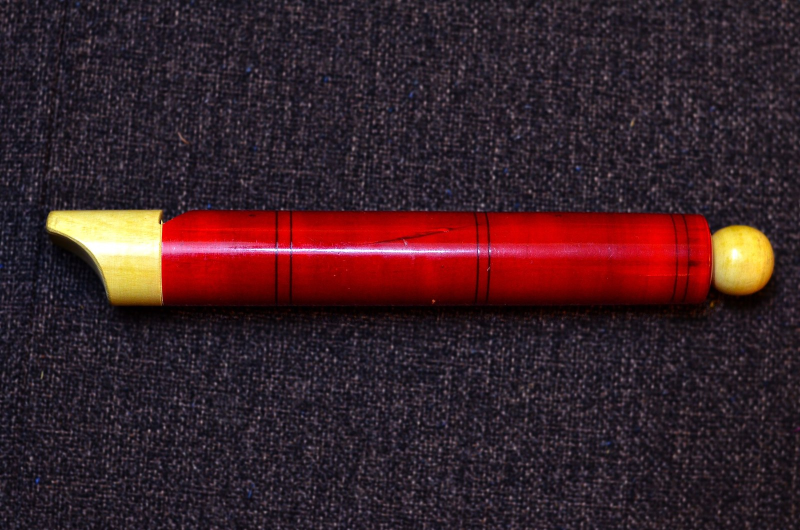
#> input picture src/assets/products/01-channapatna-toy-flute.jpg, 1600 x 1060 px (shown at 1/2 size)
$ python -i pipeline.py   (imports and definitions only)   (older library calls are emulated)
#> lines starting #> are read from the running program, lines starting #| are printed output that depends on the picture; after the words box and inside, x2 and y2 are one past the last pixel; in counts of white or black regions, pixels touching at a corner belong together
"""
Image Station Pipeline for SIH-090
Role: Kaustubh Sinha (Vision and Voice)

Implements Stage 5 (Image Processing Station) and Stage 3 (Quality Gatekeeper).
Features:
- Quality assessment: Blur detection (Laplacian + Canny fallback), ROI lighting (Otsu)
- Color cast removal: Gray-World white balancing
- Background removal: IS-Net ONNX model via rembg
- Framing: Centered 80% coverage on pure white canvas with soft ground contact shadow
- Outputs: 1024x1024 master, 256x256 thumbnail, RGBA cutout
"""

import os
import time
import logging
from logging.handlers import RotatingFileHandler
from typing import Dict, Any, Optional
from pathlib import Path

# Set model cache directory inside workspace so models are accessible if not defined
WORKSPACE_MODELS_DIR = Path(__file__).resolve().parent / ".models"
if "U2NET_HOME" not in os.environ and WORKSPACE_MODELS_DIR.exists():
    os.environ["U2NET_HOME"] = str(WORKSPACE_MODELS_DIR)

# Safe logging directory setup
LOGS_DIR = Path(__file__).resolve().parent / "logs"
# [5 lines not run here, left out]


def setup_logger(name: str = "ImageStation") -> logging.Logger:
#> further down, picture is the input picture: PIL image 1600x1060 RGB; mean R, G, B 58.7, 33.8, 40.2
    logger = logging.getLogger(name)
    if logger.handlers:
        return logger

    logger.setLevel(logging.INFO)
    formatter = logging.Formatter(
        "%(asctime)s | %(levelname)-8s | [%(item_id)s] %(message)s",
        datefmt="%Y-%m-%d %H:%M:%S"
    )

    console_handler = logging.StreamHandler()
    console_handler.setLevel(logging.INFO)
    console_handler.setFormatter(formatter)
    logger.addHandler(console_handler)

    if LOG_FILE_PATH is not None:
        try:
            file_handler = RotatingFileHandler(
                LOG_FILE_PATH, maxBytes=5 * 1024 * 1024, backupCount=3, encoding="utf-8"
            )
            file_handler.setLevel(logging.INFO)
            file_handler.setFormatter(formatter)
            logger.addHandler(file_handler)
        except (PermissionError, OSError):
            pass

    return logger


class ItemIdAdapter(logging.LoggerAdapter):
    # [4 lines left out: function process, not called in this run]


# [1 line that did not run here, left out]

import cv2
import numpy as np
from PIL import Image, ImageFilter
import rembg

# Subject gate thresholds, both dimensionless so they hold at any resolution.
# Calibrated against the sample craft photographs and real bangle shots: a well
# framed product spans a fifth of the frame or more and hedges over two or three
# pixels of its outline, while a workshop scene hedges ten times as wide.
_MIN_EXTENT = 0.05
_MAX_HEDGE_BAND = 0.010


class ImageStation:
    def __init__(self, model_name: str = "isnet-general-use"):
        self.model_name = model_name
        self.session = None

    # [4 lines left out: function _get_session, not called in this run]

    @staticmethod
    def _compute_roi_brightness(gray: np.ndarray) -> float:
        """Mean brightness of the craft subject.

        Otsu splits the frame into a bright and a dark cluster, but which one holds
        the craft depends on the backdrop: a dark pot on a white wall and a pale
        carving on a mud floor land on opposite sides. Picking the bright cluster
        unconditionally measures the backdrop half the time, which is what made
        well-lit photos on light backgrounds read as overexposed. The subject is the
        textured cluster, so choose whichever side carries more Canny edges.
        """
        _, mask = cv2.threshold(gray, 0, 255, cv2.THRESH_BINARY + cv2.THRESH_OTSU)
        bright_pixel_count = cv2.countNonZero(mask)
        total_pixels = gray.size

        # One cluster covers nearly everything: no meaningful split to make.
        if bright_pixel_count < 0.05 * total_pixels or bright_pixel_count > 0.95 * total_pixels:
            return float(np.mean(gray))

        inverse_mask = cv2.bitwise_not(mask)
        edges = cv2.Canny(gray, 50, 150)

        bright_edges = cv2.countNonZero(cv2.bitwise_and(edges, edges, mask=mask)) / bright_pixel_count
        dark_edges = cv2.countNonZero(cv2.bitwise_and(edges, edges, mask=inverse_mask)) / (
            total_pixels - bright_pixel_count
        )

        subject_mask = mask if bright_edges >= dark_edges else inverse_mask
        return float(cv2.mean(gray, mask=subject_mask)[0])

    @staticmethod
    def assess_quality(image_input) -> Dict[str, Any]:
        if isinstance(image_input, (str, Path)):
            img_path = str(image_input)
            img_bgr = cv2.imread(img_path)
            if img_bgr is None:
                return {
                    "passed": False,
                    "blur_score": 0.0,
                    "edge_density": 0.0,
                    "brightness_score": 0.0,
                    "roi_brightness_score": 0.0,
                    "clipped_fraction": 0.0,
                    "crushed_fraction": 1.0,
                    "is_blurry": True,
                    "is_too_dark": True,
                    "is_too_bright": False,
                    "warnings": [f"Could not load image at {img_path}"]
                }
        elif isinstance(image_input, np.ndarray):
            img_bgr = image_input
        elif isinstance(image_input, Image.Image):
            img_rgb = np.array(image_input.convert("RGB"))
            img_bgr = cv2.cvtColor(img_rgb, cv2.COLOR_RGB2BGR)
        else:
            raise TypeError("image_input must be a file path, cv2 numpy array, or PIL Image.")

        gray = cv2.cvtColor(img_bgr, cv2.COLOR_BGR2GRAY)
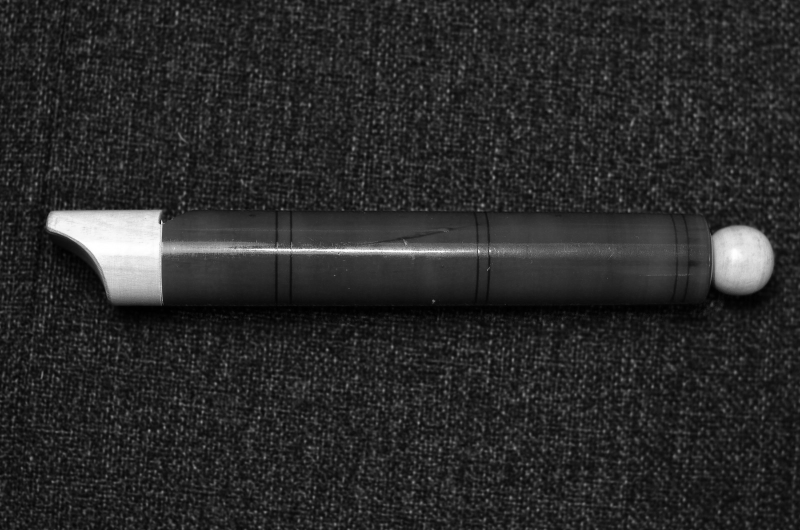
#> gray: shape (1060, 1600) (shown at 1/2 size); min 0, max 255, mean 42
        laplacian_var = float(cv2.Laplacian(gray, cv2.CV_64F).var())
#> laplacian_var = 57.6

        edges = cv2.Canny(gray, 50, 150)
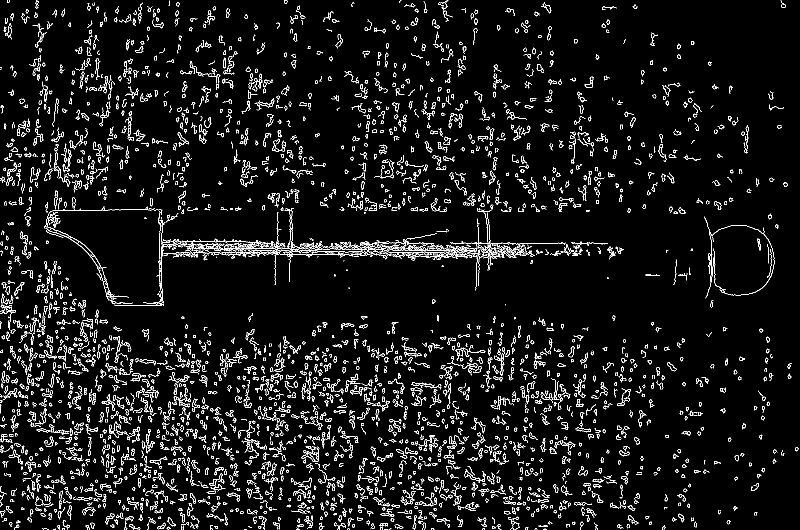
#> edges: shape (1060, 1600) (shown at 1/2 size); 5.9% white in thin lines or dots
        edge_density = float(np.count_nonzero(edges) / edges.size)
#> edge_density = 0.0587

        brightness_score = float(np.mean(gray))
#> brightness_score = 41.98
        roi_brightness_score = ImageStation._compute_roi_brightness(gray)
#> in _compute_roi_brightness, `_, mask = cv2.threshold(gray, 0, 255, cv2.THRESH_BINARY + cv2.THRESH_O..`:
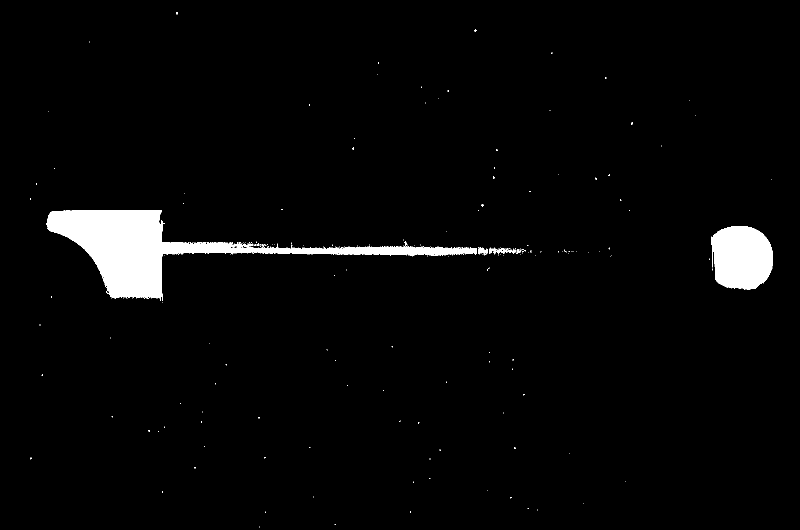
#> mask: shape (1060, 1600) (shown at 1/2 size); 3% white; 196 white regions (192 under 20 px), largest, box (x1, y1, x2, y2) and area: (93, 420, 954, 602) 37445, (1422, 452, 1546, 579) 12917, (978, 495, 1031, 509) 300, (956, 494, 976, 511) 174
#> in _compute_roi_brightness, `bright_pixel_count = cv2.countNonZero(mask)`: bright_pixel_count = 51518
#> roi_brightness_score = 41.98
        clipped_fraction = float(np.count_nonzero(gray >= 250) / gray.size)
#> clipped_fraction = 0.00222
        crushed_fraction = float(np.count_nonzero(gray <= 5) / gray.size)
#> crushed_fraction = 0.0101

        is_blurry = laplacian_var < 30.0
#> is_blurry = False
        if not is_blurry and laplacian_var < 40.0:
            if edge_density < 0.005:
                is_blurry = True

        # Exposure is judged on lost detail, not on brightness alone: dark woods and
        # pale textiles are legitimately dark or bright, and the old brightness-only
        # thresholds rejected perfectly usable photos. A quarter of the frame clipped
        # is unusable whatever the subject reads as; below that it only matters when
        # the subject itself sits at the extreme.
        is_too_dark = crushed_fraction > 0.25 or (
            roi_brightness_score < 55.0 and crushed_fraction > 0.10
        )
#> is_too_dark = False
        is_too_bright = clipped_fraction > 0.25 or (
            roi_brightness_score > 200.0 and clipped_fraction > 0.10
        )
#> is_too_bright = False

        warnings = []
        if is_blurry:
            warnings.append(
                f"Image is too blurry (Laplacian variance: {laplacian_var:.1f}, "
                f"edge density: {edge_density:.4f}). Minimum variance required: 30.0."
            )
        if is_too_dark:
            warnings.append(
                f"Subject is too dark (ROI brightness: {roi_brightness_score:.1f}/255, "
                f"{crushed_fraction * 100:.1f}% of the photo is crushed to black). "
                f"Rejected once shadows crush past 25% of the frame."
            )
        if is_too_bright:
            warnings.append(
                f"Subject is overexposed (ROI brightness: {roi_brightness_score:.1f}/255, "
                f"{clipped_fraction * 100:.1f}% of the photo is blown out). "
                f"Rejected once highlights clip past 25% of the frame."
            )

        passed = not (is_blurry or is_too_dark or is_too_bright)
#> passed = True

        return {
            "passed": passed,
            "blur_score": round(laplacian_var, 2),
            "edge_density": round(edge_density, 4),
            "brightness_score": round(brightness_score, 2),
            "roi_brightness_score": round(roi_brightness_score, 2),
            "clipped_fraction": round(clipped_fraction, 4),
            "crushed_fraction": round(crushed_fraction, 4),
            "is_blurry": is_blurry,
            "is_too_dark": is_too_dark,
            "is_too_bright": is_too_bright,
            "warnings": warnings
        }

    # [283 lines left out: functions correct_color_cast, remove_background, assess_subject, composite_to_marketplace_spec, process_image, not called in this run]

>>> from PIL import Image
>>> picture = Image.open('../../../../src/assets/products/01-channapatna-toy-flute.jpg')
>>> result = ImageStation().assess_quality(picture)
#> result = 11 items
